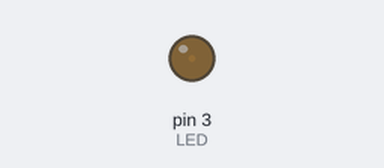
The sketch below on a simulated Arduino Uno, built with avr-gcc and run on an emulated ATmega328P. Shown: output pins drawn as LEDs (lit = HIGH).

Above: at 0.05 s.
At 2.5 s:
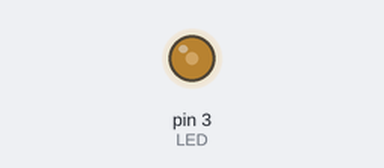
At 4.4 s:
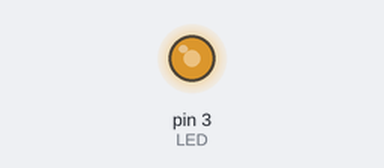
At 8.8 s:
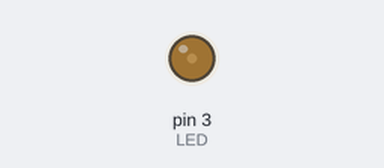
Timing chart, 0 to 13.1 s (numbered marks = the images above):
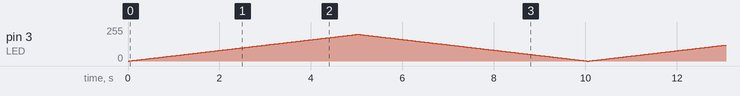

The sketch:

led.ino
```cpp
#define LED 3
void setup() {
  // put your setup code here, to run once:
  Serial.begin(9600);
  pinMode(LED,OUTPUT);
}

void loop() {
  // put your main code here, to run repeatedly:
  for (int i=0; i<=200; i++) {
    analogWrite(LED,i);
    delay(25);
  }
   for (int i=200; i>=0; i--) {
    analogWrite(LED,i);
    delay(25);
  }

}
```
